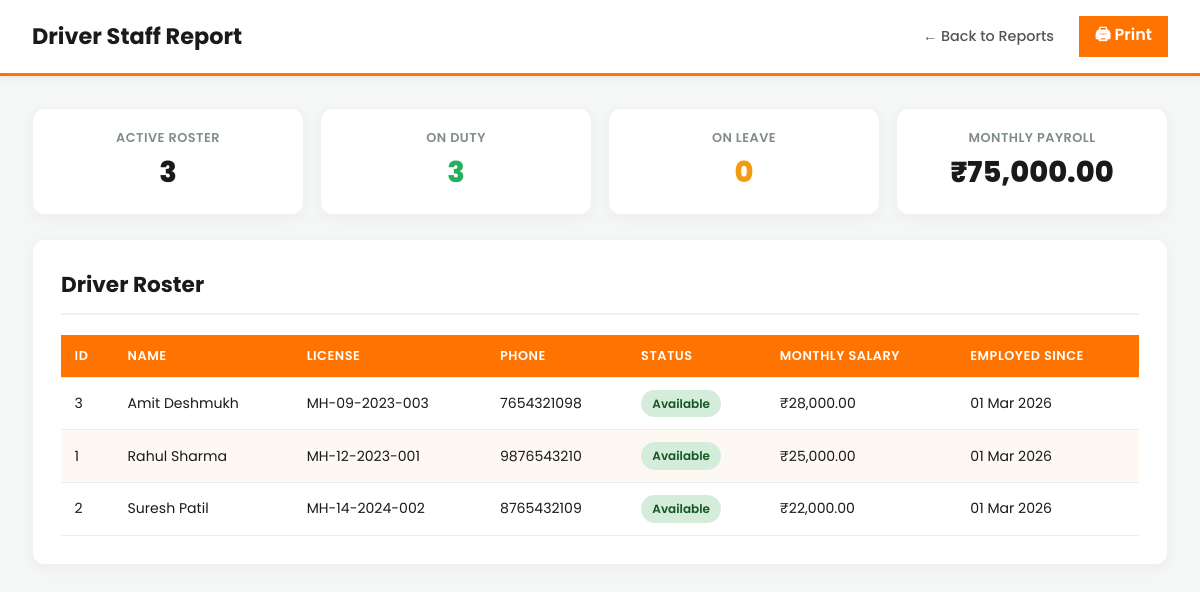
The app's page /VARUN/report_drivers.php (signed in) with its own data.
### tables this page shows
CREATE TABLE `drivers` (
  `id` INT(11) NOT NULL AUTO_INCREMENT,
  `name` VARCHAR(100) NOT NULL,
  `license_number` VARCHAR(50) NOT NULL UNIQUE,
  `phone` VARCHAR(20) NOT NULL,
  `salary` DECIMAL(10,2) DEFAULT 0.00,
  `status` ENUM('Available','On Trip','On Leave','Fired') DEFAULT 'Available',
  `created_at` TIMESTAMP DEFAULT CURRENT_TIMESTAMP,
  PRIMARY KEY (`id`)
);

### VARUN/report_drivers.php (the view, shortened to what this page needs)
<?php
require_once __DIR__ . '/../connect.php';
$stats = [
    'total_drivers' => 0,
    'active_drivers' => 0,
    'total_salary_monthly' => 0.00,
    'drivers_on_leave' => 0
];
$res = $conn->query("SELECT COUNT(*) as count, SUM(salary) as total_salary FROM drivers WHERE status != 'Fired'");
if ($res && $row = $res->fetch_assoc()) {
    $stats['total_drivers'] = $row['count'] ? $row['count'] : 0;
    $stats['total_salary_monthly'] = $row['total_salary'] ? $row['total_salary'] : 0.00;
}
$res = $conn->query("SELECT status, COUNT(*) as count FROM drivers WHERE status != 'Fired' GROUP BY status");
if ($res) {
    while ($row = $res->fetch_assoc()) {
        if ($row['status'] == 'Available' || $row['status'] == 'On Trip') {
            $stats['active_drivers'] += $row['count'];
        } else if ($row['status'] == 'On Leave') {
            $stats['drivers_on_leave'] = $row['count'];
        }
    }
}
$drivers = [];
$drivers_result = $conn->query("SELECT * FROM drivers WHERE status != 'Fired' ORDER BY name ASC");
if ($drivers_result) {
    while ($row = $drivers_result->fetch_assoc()) {
        $drivers[] = $row;
    }
}
?>
<!DOCTYPE html>
<html lang="en">
<head>
    <link rel="stylesheet" href="admin_bookings.css?v=2.0">
</head>
<body>
    <header class="admin-header">
        <h1>Driver Staff Report</h1>
        <nav class="admin-nav">
            <a href="report.php">← Back to Reports</a>
            <button onclick="window.print()" class="logout-btn" style="border:none; cursor:pointer; font-family:inherit; font-size:inherit;">🖨 Print</button>
        </nav>
    </header>
    <main class="bookings-main">
        <div style="display:grid; grid-template-columns:repeat(auto-fit, minmax(180px,1fr)); gap:1rem; margin-bottom:1.5rem;">
            <div class="bookings-section" style="text-align:center; padding:1.25rem;">
                <div style="font-size:0.8rem; text-transform:uppercase; color:#7f8c8d; font-weight:600; letter-spacing:0.5px;">Active Roster</div>
                <div style="font-size:1.8rem; font-weight:800; color:#1a1a1a; margin-top:0.25rem;"><?= number_format($stats['total_drivers']) ?></div>
            </div>
            <div class="bookings-section" style="text-align:center; padding:1.25rem;">
                <div style="font-size:0.8rem; text-transform:uppercase; color:#7f8c8d; font-weight:600; letter-spacing:0.5px;">On Duty</div>
                <div style="font-size:1.8rem; font-weight:800; color:#27ae60; margin-top:0.25rem;"><?= number_format($stats['active_drivers']) ?></div>
            </div>
            <div class="bookings-section" style="text-align:center; padding:1.25rem;">
                <div style="font-size:0.8rem; text-transform:uppercase; color:#7f8c8d; font-weight:600; letter-spacing:0.5px;">On Leave</div>
                <div style="font-size:1.8rem; font-weight:800; color:#f39c12; margin-top:0.25rem;"><?= number_format($stats['drivers_on_leave']) ?></div>
            </div>
            <div class="bookings-section" style="text-align:center; padding:1.25rem;">
                <div style="font-size:0.8rem; text-transform:uppercase; color:#7f8c8d; font-weight:600; letter-spacing:0.5px;">Monthly Payroll</div>
                <div style="font-size:1.8rem; font-weight:800; color:#1a1a1a; margin-top:0.25rem;">₹<?= number_format($stats['total_salary_monthly'], 2) ?></div>
            </div>
        </div>
        <section class="bookings-section">
            <h2>Driver Roster</h2>
            <div class="table-wrap">
                <table class="bookings-table">
                    <thead>
                        <tr>
                            <th>Id</th>
                            <th>Name</th>
                            <th>License</th>
                            <th>Phone</th>
                            <th>Status</th>
                            <th>Monthly Salary</th>
                            <th>Employed Since</th>
                        </tr>
                    </thead>
                    <tbody>
                        <?php if (!empty($drivers)): ?>
                            <?php foreach ($drivers as $d): ?>
                            <tr>
                                <td><?= (int)$d['id'] ?></td>
                                <td><?= htmlspecialchars($d['name']) ?></td>
                                <td><?= htmlspecialchars($d['license_number']) ?></td>
                                <td><?= htmlspecialchars($d['phone']) ?></td>
                                <td>
                                    <?php
                                    $sClass = 'status-pending';
                                    if ($d['status'] === 'Available') $sClass = 'status-accepted';
                                    elseif ($d['status'] === 'On Trip') $sClass = 'status-on_the_way';
                                    elseif ($d['status'] === 'On Leave') $sClass = 'status-pending';
                                    ?>
                                    <span class="status <?= $sClass ?>"><?= htmlspecialchars($d['status']) ?></span>
                                </td>
                                <td>₹<?= isset($d['salary']) ? number_format($d['salary'], 2) : '0.00' ?></td>
                                <td><?= date('d M Y', strtotime($d['created_at'])) ?></td>
                            </tr>
                            <?php endforeach; ?>
                        <?php else: ?>
                            <tr><td colspan="7" style="text-align:center; color:#7f8c8d;">No active drivers found.</td></tr>
                        <?php endif; ?>
                    </tbody>
                </table>
            </div>
        </section>
    </main>
</body>
</html>

### VARUN/admin_bookings.css (style rules this page uses)
* { box-sizing: border-box; }
body { margin: 0; font-family: 'Poppins', 'Segoe UI', system-ui, sans-serif; background: #f4f7f6; color: #1a1a1a; }
.admin-header { background: #ffffff; color: #1a1a1a; padding: 1rem 2rem; display: flex; align-items: center; justify-content: space-between; flex-wrap: wrap; gap: 1rem; box-shadow: 0 2px 8px rgba(0, 0, 0, 0.06); border-bottom: 3px solid #ff7300; }
.admin-header h1 { margin: 0; font-size: 1.4rem; font-weight: 700; color: #1a1a1a; }
.admin-nav { display: flex; align-items: center; gap: 0.75rem; flex-wrap: wrap; }
.admin-nav a { color: #555; text-decoration: none; font-size: 0.9rem; font-weight: 500; padding: 0.4rem 0.8rem; border-radius: 6px; transition: all 0.3s ease; }
.admin-nav .logout-btn { background: #ff7300; color: #fff !important; padding: 0.4rem 1rem; font-weight: 600; }
.bookings-main { max-width: 1400px; margin: 0 auto; padding: 2rem; }
.bookings-section { background: #fff; border-radius: 12px; padding: 1.75rem; box-shadow: 0 4px 14px rgba(0, 0, 0, 0.04); border: 1px solid #f0f0f0; }
.bookings-section h2 { margin: 0 0 1.25rem 0; font-size: 1.35rem; color: #1a1a1a; font-weight: 700; padding-bottom: 0.75rem; border-bottom: 2px solid #f0f0f0; }
.table-wrap { overflow-x: auto; }
.bookings-table { width: 100%; border-collapse: collapse; font-size: 0.88rem; }
.bookings-table th, .bookings-table td { padding: 0.75rem 0.85rem; text-align: left; border-bottom: 1px solid #eaecef; }
.bookings-table th { background: #ff7300; color: #ffffff; font-weight: 600; font-size: 0.8rem; text-transform: uppercase; letter-spacing: 0.5px; }
.bookings-table tbody tr:nth-child(even) { background: #fef8f3; }
.status { display: inline-block; padding: 0.3rem 0.7rem; border-radius: 20px; font-size: 0.75rem; font-weight: 600; text-transform: capitalize; }
.status-accepted { background: #d4edda; color: #155724; }

### records on screen
drivers: id "3", name "Amit Deshmukh", license_number "MH-09-2023-003", phone "7654321098", status "Available", salary "28,000.00", created_at "01 Mar 2026"
drivers: id "1", name "Rahul Sharma", license_number "MH-12-2023-001", phone "9876543210", status "Available", salary "25,000.00", created_at "01 Mar 2026"
drivers: id "2", name "Suresh Patil", license_number "MH-14-2024-002", phone "8765432109", status "Available", salary "22,000.00", created_at "01 Mar 2026"

### other values on screen
$stats['total_drivers'] "3"
$stats['active_drivers'] "3"
$stats['drivers_on_leave'] "0"
$stats['total_salary_monthly'] "75,000.00"
